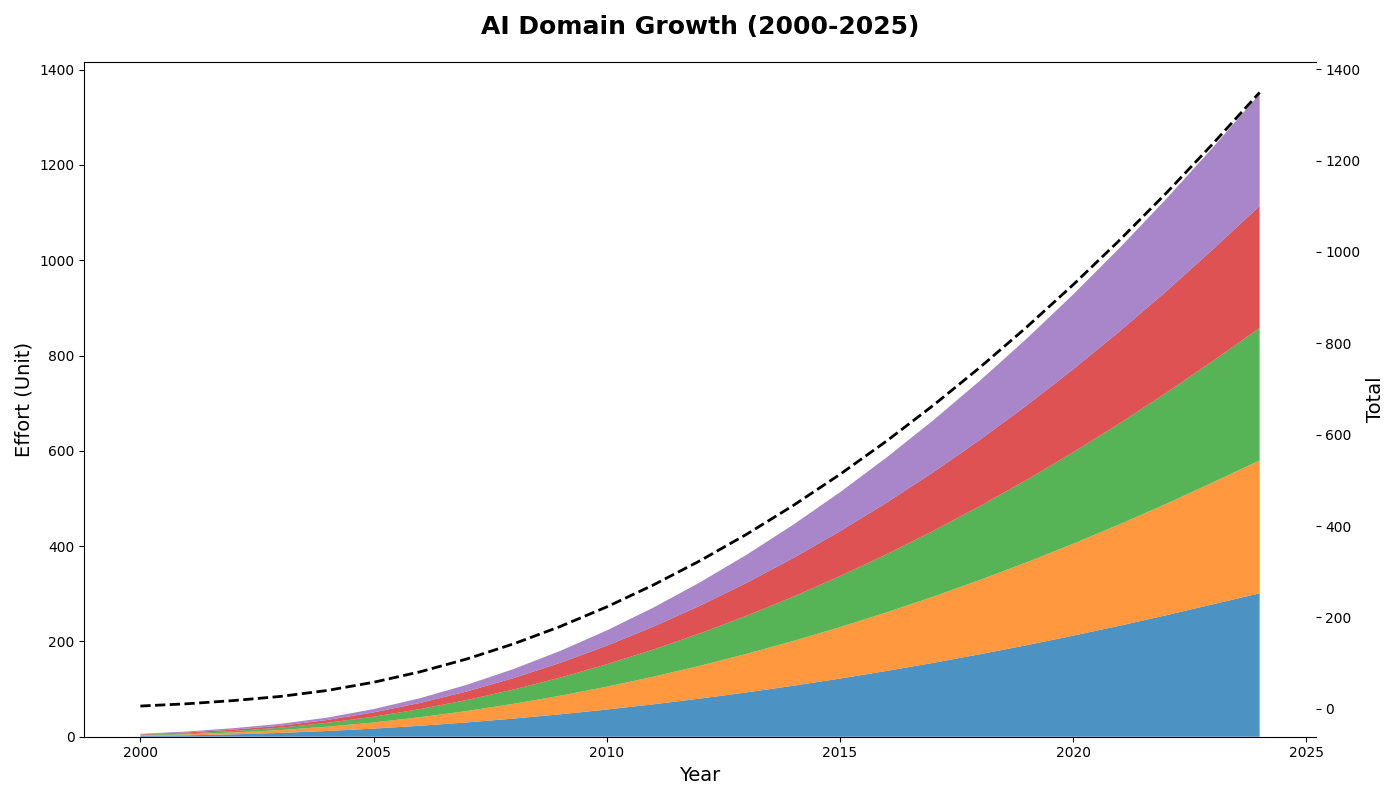

The Python source for this figure:
import matplotlib.pyplot as plt
import numpy as np

years = np.arange(2000, 2025)
machine_learning = np.array([2, 3, 5, 8, 12, 17, 23, 30, 38, 47, 57, 68, 80, 93, 107, 122, 138, 155, 173, 192, 212, 233, 255, 278, 301])
natural_language_processing = np.array([1, 2, 4, 6, 9, 13, 18, 24, 31, 39, 48, 58, 69, 81, 94, 108, 123, 139, 156, 174, 193, 213, 234, 256, 279])
computer_vision = np.array([1, 2, 3, 5, 8, 12, 17, 23, 30, 38, 47, 57, 68, 80, 93, 107, 122, 138, 155, 173, 192, 212, 233, 255, 278])
robotics = np.array([1, 2, 3, 4, 6, 9, 13, 18, 24, 31, 39, 48, 58, 69, 81, 94, 108, 123, 139, 156, 174, 193, 213, 234, 256])
reinforcement_learning = np.array([1, 2, 3, 4, 5, 7, 10, 14, 19, 25, 32, 40, 49, 59, 70, 82, 95, 109, 124, 140, 157, 175, 194, 214, 235])

cumulative_ai = machine_learning + natural_language_processing + computer_vision + robotics + reinforcement_learning

fig, ax = plt.subplots(figsize=(14, 8))
ax.stackplot(
    years,
    machine_learning,
    natural_language_processing,
    computer_vision,
    robotics,
    reinforcement_learning,
    colors=['#1f77b4', '#ff7f0e', '#2ca02c', '#d62728', '#9467bd'],
    alpha=0.8
)

ax2 = ax.twinx()
ax2.plot(years, cumulative_ai, 'k--', linewidth=2)

ax.set_title(
    "AI Domain Growth (2000-2025)",
    fontsize=18,
    fontweight='bold',
    pad=20
)
ax.set_xlabel('Year', fontsize=14)
ax.set_ylabel('Effort (Unit)', fontsize=14)
ax2.set_ylabel('Total', fontsize=14, color='k')

# Removed grid
ax.spines['top'].set_visible(False)
ax.spines['right'].set_visible(False)
ax2.spines['right'].set_visible(False)
ax.spines['left'].set_visible(False)
ax.spines['bottom'].set_visible(False)

fig.tight_layout()
plt.show()
